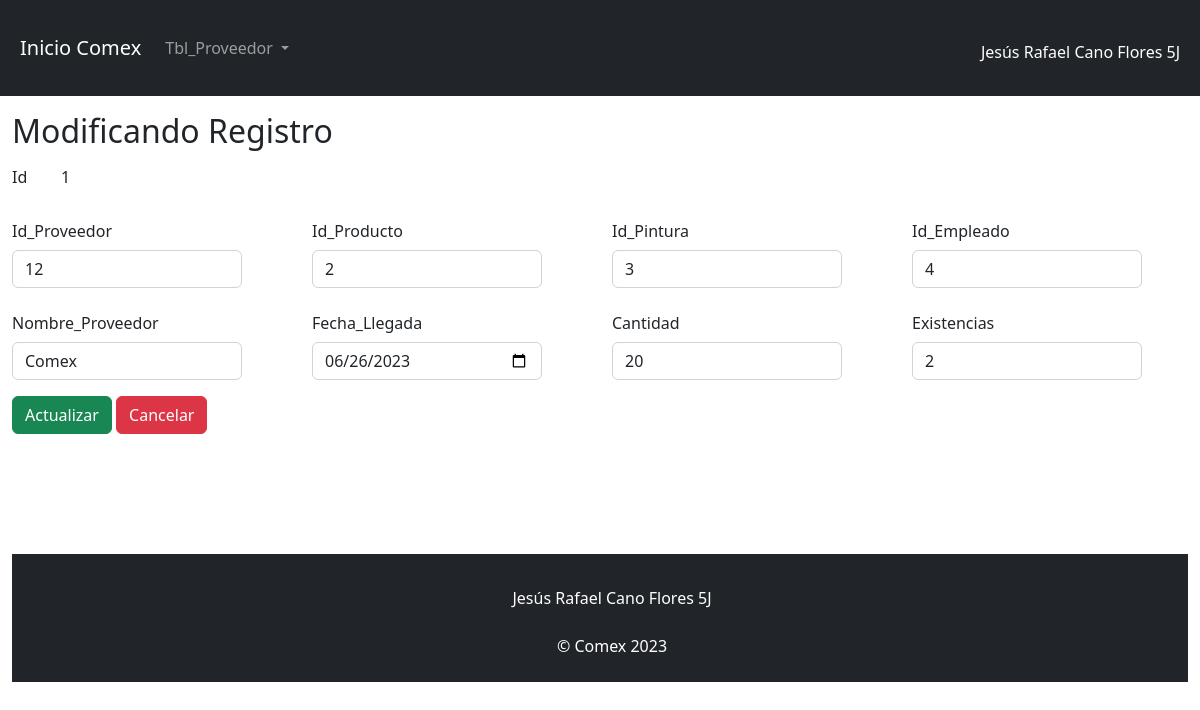
The app's page /view/username/edit.php?id=1 with its own data.
### tables this page shows
CREATE TABLE `tbl_proveedor` (
  `id_proveedor` int(3) NOT NULL,
  `id_producto` int(3) NOT NULL,
  `id_pintura` int(3) NOT NULL,
  `id_empleado` int(3) NOT NULL,
  `nombre_proveedor` varchar(500) NOT NULL,
  `fecha_llegada` date NOT NULL,
  `cantidad` int(3) NOT NULL,
  `existencias` int(3) NOT NULL,
  `id` int(11) NOT NULL
);

### config/db.php (called while the page is built)
<?php
    class db{
        private $host= "localhost";
        private $dbname="bd_comex";
        private $user="root";
        private $password="";
        public function conexion(){
            try{
                $PDO = new PDO("mysql:host=".$this->host.";dbname=".$this->dbname,$this->user,$this->password);
                return $PDO;
            }catch(PDOException $e){
                return $e->getMessage();
            }
        }
    }
?>

### controller/usernameController.php (called while the page is built, shortened)
<?php
    class usernameController{
        private $model;
        public function __construct()
        {
            require_once("c://xampp/htdocs/proyecto/model/usernameModel.php");
            $this->model = new usernameModel();
        }
        public function show($id){
            return ($this->model->show($id) != false) ? $this->model->show($id) : header("Location:index.php");
        }
    }
?>

### model/usernameModel.php (called while the page is built, shortened)
<?php
    class usernameModel{
        private $PDO;
        public function __construct()
        {
            require_once("c://xampp/htdocs/proyecto/config/db.php");
            $con = new db();
            $this->PDO = $con->conexion();
        }
        public function show($id){
            $stament = $this->PDO->prepare("SELECT * FROM tbl_proveedor where id = :id limit 1");
            $stament->bindParam(":id",$id);
            return ($stament->execute()) ? $stament->fetch() : false ;
        }
    }
?>

### view/username/edit.php (the view)
<?php
    require_once("c://xampp/htdocs/proyecto/view/head/head.php");
    require_once("c://xampp/htdocs/proyecto/controller/usernameController.php");
    $obj = new usernameController();
    $user = $obj->show($_GET['id']);
?>
  <form action="update.php" method="post" autocomplete="off">
    <h2>Modificando Registro</h2>
    <div class=" row col-3 mb-3 ">
        <label for="staticEmail" class="col-sm-2 col-form-label">Id</label>
        <div class="col-sm-10">
        <input type="text" name="id" readonly class="form-control-plaintext" id="staticEmail" value="<?= $user[8]?>">
        </div>
    </div>
    <div class="row">
        <div class="col-3 mb-3">
            <label for="staticEmail" class="col-sm-2 col-form-label">Id_Proveedor</label>
            <div class="col-sm-10">
            <input min="1" type="number" name="id_proveedor"  class="form-control" id="staticEmail" value="<?= $user[0]?>">
            </div>
        </div>
        <div class="col-3 mb-3">
            <label for="inputPassword" class="col-sm-2 col-form-label">Id_Producto</label>
            <div class="col-sm-10">
                <input min="1"type="number" name="id_producto" class="form-control" id="inputPassword" value="<?= $user[1]?>">
            </div>
        </div>
        <div class="col-3 mb-3">
            <label for="staticEmail" class="col-sm-2 col-form-label">Id_Pintura</label>
            <div class="col-sm-10">
            <input min="1" type="number" name="id_pintura"  class="form-control" id="staticEmail" value="<?= $user[2]?>">
            </div>
        </div>
        <div class="col-3 mb-3">
            <label for="inputPassword" class="col-sm-2 col-form-label">Id_Empleado</label>
            <div class="col-sm-10">
                <input min="1" type="number" name="id_empleado" class="form-control" id="inputPassword" value="<?= $user[3]?>">
            </div>
        </div>
    <div>
    <div class="row">
        <div class="col-3 mb-3">
            <label for="staticEmail" class="col-sm-2 col-form-label">Nombre_Proveedor</label>
            <div class="col-sm-10">
            <input type="text" name="nombre_proveedor"  class="form-control" id="staticEmail" value="<?= $user[4]?>">
            </div>
        </div>
        <div class="col-3 mb-3">
            <label for="inputPassword" class="col-sm-2 col-form-label">Fecha_Llegada</label>
            <div class="col-sm-10">
                <input type="date" name="fecha_llegada" class="form-control" id="inputPassword" value="<?= $user[5]?>">
            </div>
        </div>
        <div class="col-3 mb-3">
            <label for="staticEmail" class="col-sm-2 col-form-label">Cantidad</label>
            <div class="col-sm-10">
            <input min="1" type="number" name="cantidad"  class="form-control" id="staticEmail" value="<?= $user[6]?>">
            </div>
        </div>
        <div class="col-3 mb-3">
            <label for="inputPassword" class="col-sm-2 col-form-label">Existencias</label>
            <div class="col-sm-10">
                <input min="0" type="number" name="existencias" class="form-control" id="inputPassword" value="<?= $user[7]?>">
            </div>
        </div>
    <div>
        <input type="submit" class="btn btn-success" value="Actualizar">
        <a class="btn btn-danger" href="show.php?id=<?= $user[0]?>">Cancelar</a>
    </div>
  </form>
<?php
    require_once("c://xampp/htdocs/proyecto/view/head/footer.php");
?>

### records on screen
tbl_proveedor: id "1", id_proveedor "12", id_producto "2", id_pintura "3", id_empleado "4", nombre_proveedor "Comex", fecha_llegada "06/26/2023", cantidad "20", existencias "2"
